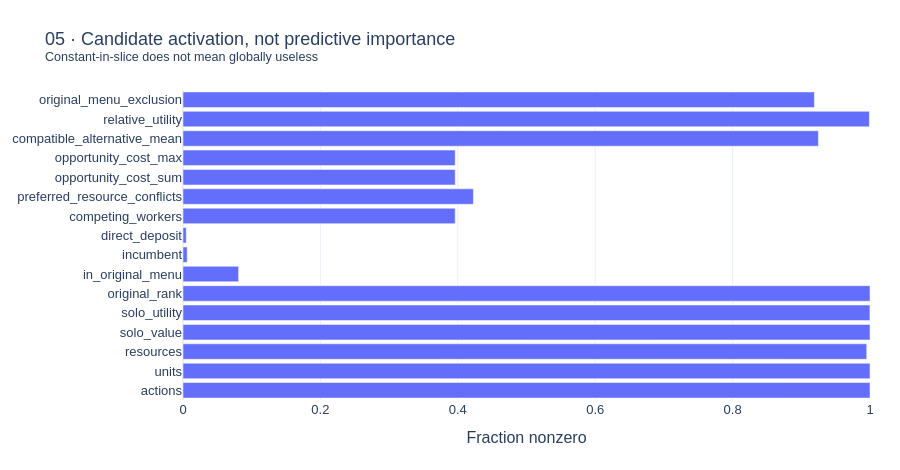

Source (notebook cell):
### Code cell
screen_plots[3].show()
print('Activation is not feature importance. Seed/seat/step are audit metadata, not learned inputs.')

### Figure 1 — Plotly figure (JSON) as saved in the notebook; plotly's stock layout.template omitted (floating-point values rounded to 4 significant figures)
{"data": [{"orientation": "h", "type": "bar", "x": [1.0, 1.0, 0.9953, 1.0, 0.9999, 1.0, 0.08095, 0.006077, 0.00475, 0.3962, 0.4227, 0.3962, 0.3962, 0.9249, 0.9991, 0.9191], "y": ["actions", "units", "resources", "solo_value", "solo_utility", "original_rank", "in_original_menu", "incumbent", "direct_deposit", "competing_workers", "preferred_resource_conflicts", "opportunity_cost_sum", "opportunity_cost_max", "compatible_alternative_mean", "relative_utility", "original_menu_exclusion"]}], "layout": {"font": {"family": "Arial", "size": 13}, "height": 470, "legend": {"orientation": "h", "y": -0.2}, "margin": {"b": 70, "l": 70, "r": 30, "t": 90}, "title": {"text": "05 · Candidate activation, not predictive importance<br><sup>Constant-in-slice does not mean globally useless</sup>"}, "xaxis": {"range": [0, 1], "title": {"text": "Fraction nonzero"}}}}
